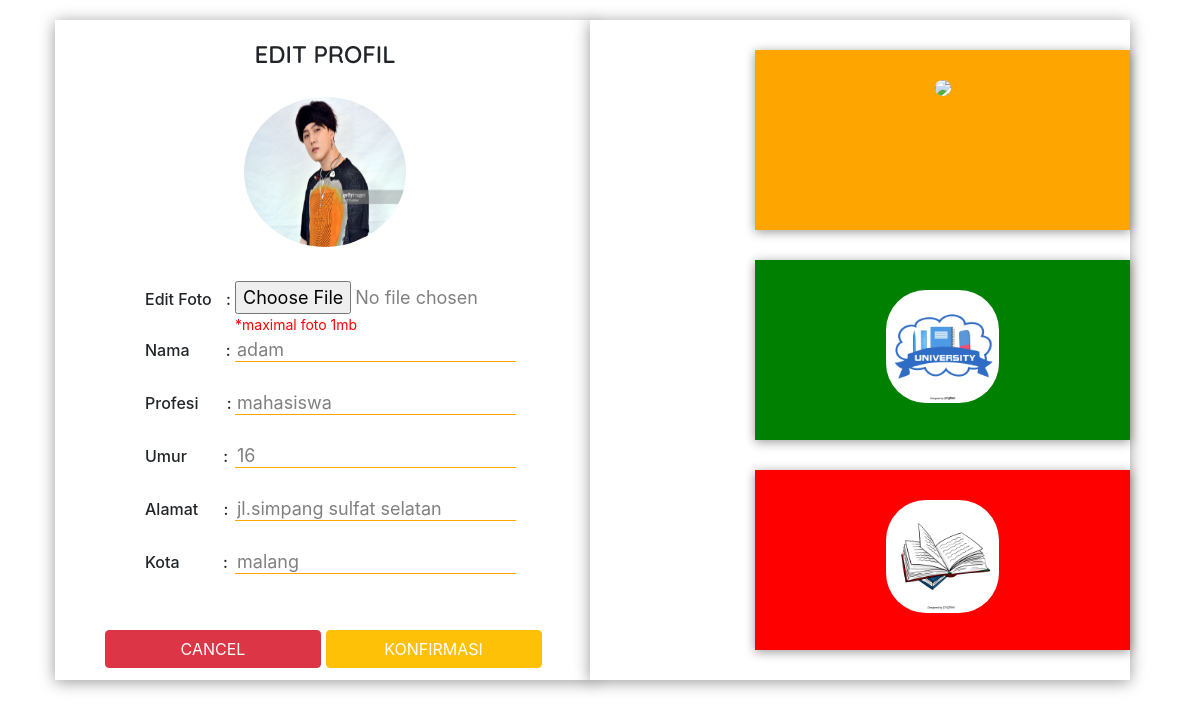
The app's page /editprofil.php (signed in) with its own data.
### tables this page shows
CREATE TABLE `tb_datauser` (
  `id_profil` int(11) NOT NULL,
  `fotoprofil` varchar(100) NOT NULL,
  `nama` varchar(200) NOT NULL,
  `profesi` varchar(50) NOT NULL,
  `umur` varchar(200) NOT NULL,
  `alamat` varchar(200) NOT NULL,
  `kota` varchar(200) NOT NULL
);

### editprofil.php (the view, shortened to what this page needs)
 <?php
include "koneksi.php";
$id=$_SESSION["id"];
$query="SELECT * FROM tb_datauser WHERE id_profil='$id'";
$cari=mysqli_query($koneksi,$query);
$data=mysqli_fetch_assoc($cari);
 ?>
<!doctype html>
<html lang="en">
<head>
    <link rel="stylesheet" href="https://stackpath.bootstrapcdn.com/bootstrap/4.5.2/css/bootstrap.min.css">
    <link rel="stylesheet" type="text/css" href="css/editprofil.css">
</head>
<body>
    <div class="container">
        <div class="row">
            <div class="col">
                <div class="kotak">
                    <h4 class="h4coy">EDIT PROFIL</h4>
                    <form method="post" action="" enctype="multipart/form-data">
                        <center><img src="img/<?=  $data['fotoprofil'];?>" class="rounded-circle foto"></center><br>
                        <label class="labels"><br>Edit Foto <span class="titikdua">:</span></label><input type="file" name="fotoprofil">
                        <p class="p-maxim">*maximal foto 1mb</p>
                        <label class="label">Nama <span class="titiksama">:</span></label><input type="text" name="nama"  value="<?=  $data['nama'];?>">
                        <hr class="hrprofil">
                        <label class="label">Profesi <span class="titikprofesi">:</span></label><input type="text" name="profesi"  value="<?=  $data['profesi'];?>">
                        <hr class="hrprofil">
                        <label class="label">Umur <span class="titiksama"> :</span>
                        </label>
                        <input type="text" name="umur"  value="<?=  $data['umur'];?>">
                        <hr class="hrprofil">
                        <label class="label">Alamat <span class="titikalamat">:</span></label><input type="text" name="alamat"  value="<?=  $data['alamat'];?>">
                        <hr class="hrprofil">
                        <label class="label">Kota <span class="titikkota">:</span></label><input type="text" name="kota"  value="<?=  $data['kota'];?>">
                        <hr class="hrprofil">
                        <a href="profil.php" class="btn btn-danger">CANCEL</a>
                        <button type="submit" name="submit" class="btn btn-warning">KONFIRMASI</button>
                    </form>
                </div>
            </div>
            <div class="col">
                <div class="kotak2">
                    <div class="container">
                        <div class="row ">
                            <div class=" box1 ">
                                <center><img src="img/gr1.png" class="bo"></center>
                            </div>
                        </div>
                        <div class="row">
                            <div class="box2">
                                <center><img src="img/univ.png" class="bo"></center>
                            </div>
                        </div>
                        <div class="row">
                            <div class=" box3">
                                <center><img src="img/book1.png" class="bo"></center>
                            </div>
                        </div>
                    </div>
                </div>
            </div>
        </div>
    </div>
</body>
</html>

### css/editprofil.css (style rules this page uses)
.kotak { box-shadow: 0 2px 5px rgba(0, 0, 0, 0.4); width: 410px; height: 680px; background-color: white; margin-top: 90px; margin-bottom: 20px; margin-left: -13px; }
.kotak2 { box-shadow: 0 2px 5px rgba(0, 0, 0, 0.4); width: 410px; height: 660px; background-color: white; margin-top: 20px; margin-left: -13px; margin-bottom: 20px; }
.h4coy { text-align: center; padding-top: 20px; font-family: 'Quicksand', sans-serif; font-weight: 600; }
.foto { width: 30%; height: 150px; margin-top: 20px; }
.box1 { box-shadow: 0 2px 10px rgba(0, 0, 0, 0.4); background-color: orange; height: 180px; width: 100%; margin-top: 30px; }
.box2 { box-shadow: 0 2px 10px rgba(0, 0, 0, 0.4); background-color: green; height: 180px; width: 100%; margin-top: 30px; }
.box3 { box-shadow: 0 2px 10px rgba(0, 0, 0, 0.4); background-color: red; height: 180px; width: 100%; margin-top: 30px; }
.bo { width: 30%; border-radius: 40px; background-color: white; margin-top: 30px; }
.hrprofil { border-color: orange; width: 53%; margin-left: 140px; margin-top: 0px; }
.btn { margin-top: 40px; width: 80%; }
input { margin-top: 10px; border: none; background: none; outline: none; color: grey; font-size: 18px; width: 53%; margin-left: 140px; }
.labels { padding-left: 60px; font-weight: 500; margin-top: -8px; position: absolute; }
.label { padding-left: 60px; font-weight: 500; margin-top: 13px; position: absolute; }
.titiksama { margin-left: 22px; }
.titikalamat { margin-left: 10px; }
.titikkota { margin-left: 28px; }
@media (min-width: 992px) { .kotak { box-shadow: 0 2px 15px rgba(0, 0, 0, 0.4); width: 100%; height: 660px; background-color: white; margin-top: 20px; margin-left: 10px; position: relative; margin-bottom: 20px; } }
@media (min-width: 992px) { .kotak2 { box-shadow: 0 2px 15px rgba(0, 0, 0, 0.4); width: 100%; height: 660px; background-color: white; margin-top: 20px; margin-left: -25px; margin-bottom: 20px; } }
@media (min-width: 992px) { .h4coy { text-align: center; padding-top: 20px; font-family: 'Quicksand', sans-serif; font-weight: 600; } }
@media (min-width: 992px) { .foto { width: 30%; height: 150px; margin-top: 20px; } }
@media (min-width: 992px) { .box1 { box-shadow: 0 2px 10px rgba(0, 0, 0, 0.4); background-color: orange; height: 180px; width: 70%; margin-left: 165px; margin-top: 30px; transition: .2s width, .1s margin-right .2s, 1s background-color:blue; } }
@media (min-width: 992px) { .box2 { box-shadow: 0 2px 10px rgba(0, 0, 0, 0.4); background-color: green; height: 180px; width: 70%; margin-left: 165px; margin-top: 30px; } }
@media (min-width: 992px) { .box3 { box-shadow: 0 2px 10px rgba(0, 0, 0, 0.4); background-color: red; height: 180px; width: 70%; margin-left: 165px; margin-top: 30px; } }
@media (min-width: 992px) { .bo { width: 30%; border-radius: 40px; background-color: white; margin-top: 30px; } }
@media (min-width: 992px) { .hrprofil { border-color: orange; width: 52%; margin-left: 180px; margin-right: -20px; margin-top: -3px; } }
@media (min-width: 992px) { .btn { margin-top: 40px; width: 80%; } }
@media (min-width: 992px) { input { margin-top: 10px; border: none; background: none; outline: none; color: grey; font-size: 18px; width: 53%; margin-left: 180px; } }
@media (min-width: 992px) { .labels { padding-left: 90px; font-weight: 500; margin-top: -8px; position: absolute; } }
@media (min-width: 992px) { .label { padding-left: 90px; font-weight: 500; margin-top: 13px; position: absolute; } }
@media (min-width: 992px) { .titikdua { margin-left: 10px; } }
@media (min-width: 992px) { .titiksama { margin-left: 32px; } }
@media (min-width: 992px) { .titikalamat { margin-left: 21px; } }
@media (min-width: 992px) { .titikkota { margin-left: 39px; } }
@media (min-width: 992px) { .titikprofesi { margin-left: 24px; } }
@media (min-width: 992px) { .btn-warning { width: 40%; color: white; } }
@media (min-width: 992px) { .btn-danger { width: 40%; margin-left: 50px; } }
@media (min-width: 992px) { a { color: white; } }
@media (min-width: 992px) { .p-maxim { margin-left: 180px; font-size: 14px; color: red; margin-bottom: -10px; } }

### records on screen
tb_datauser: fotoprofil (picture), nama "adam", profesi "mahasiswa", umur "16", alamat "jl.simpang sulfat selatan", kota "malang"
